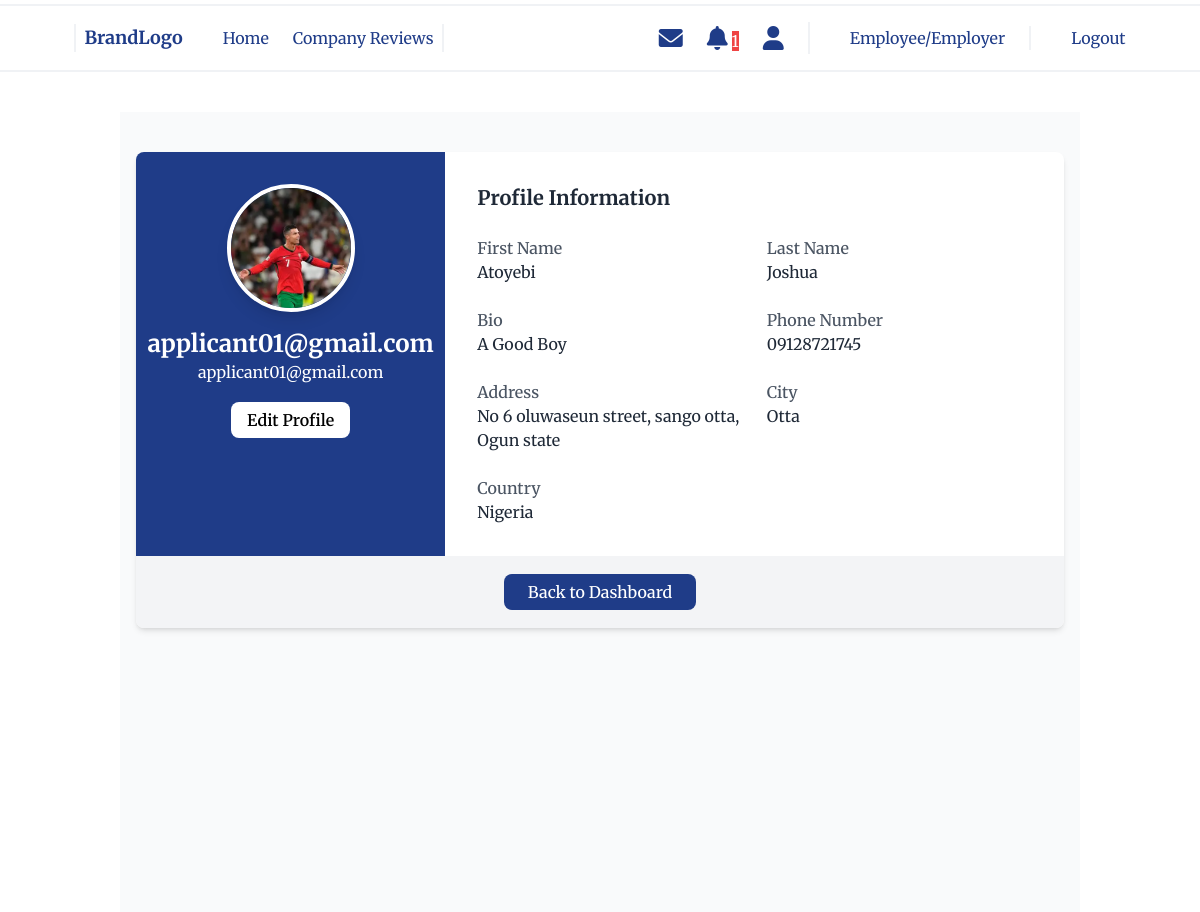
The app's page /account/profile_detail/ (signed in) with its own data.
### account/models.py (models this page shows, shortened)
class Profile(models.Model):
    user = models.OneToOneField(Account, on_delete=models.CASCADE, related_name='profile')
    bio = models.TextField(max_length=500,)
    profile_picture = models.ImageField(upload_to='profiles/', blank=True, null=True)
    phone_number = models.CharField(max_length=15, validators=[RegexValidator(r'^\+?1?\d{9,15}$')], blank=True)
    address = models.CharField(max_length=255,)
    firstname = models.CharField(max_length=255,)
    lastname = models.CharField(max_length=255,)
    username = models.CharField(max_length=255,)
    city = models.CharField(max_length=50,)
    country = models.CharField(max_length=50,)
    created_at = models.DateTimeField(auto_now_add=True)
    complete_profile = models.BooleanField(default=False)
    job_alerts = models.BooleanField(default=False)

class Account(AbstractUser):
    email = models.EmailField(unique=True)
    is_recruiter = models.BooleanField(default=False)
    is_applicant = models.BooleanField(default=False)
    has_company = models.BooleanField(default=False)
    has_resume = models.BooleanField(default=False)

### account/views.py (the view)
# urls.py: path('profile_detail/', views.profile_detail, name='profile_details'),
@login_required
def profile_detail(request):
    profile = get_object_or_404(Profile, user=request.user)
    return render(request, 'account/profile-details.html', {'profile': profile})

### notification/context_processors.py (called while the page is built)
def unread_notifications_count(request):
    if request.user.is_authenticated:
        return {
            'unread_notifications_count': request.user.notifications.filter(is_read=False).count()
        }
    return {}

### account/templates/account/profile-details.html (shortened to what this page needs)
{% extends 'base.html' %}
{% block main %}
<section class="min-h-screen bg-gray-50 py-10 px-4">
    <div class="max-w-6xl mx-auto bg-white shadow-md rounded-lg overflow-hidden">
        <div class="grid grid-cols-1 md:grid-cols-3">
            <div class="bg-primary p-8 flex flex-col items-center">
                {% if profile.profile_picture %}
                    <img src="{{ profile.profile_picture.url }}" alt="Profile Picture" class="w-32 h-32 rounded-full border-4 border-white shadow-lg mb-4">
                {% else %}
                    <div class="w-32 h-32 rounded-full bg-gray-200 flex justify-center items-center text-gray-700 text-xl font-semibold mb-4">
                        No Image
                    </div>
                {% endif %}
                <h1 class="text-2xl text-white font-bold">{{ profile.user.username }}</h1>
                <p class="text-white">{{ profile.user.email }}</p>
                <div class="mt-6">
                    <a href="{% url 'update_profile' %}" class="bg-white text-black font-semibold py-2 px-4 rounded-lg ">
                        Edit Profile
                    </a>
                </div>
            </div>
            <div class="col-span-2 p-8">
                <h2 class="text-xl font-bold text-gray-800 mb-6">Profile Information</h2>
                <div class="grid grid-cols-1 md:grid-cols-2 gap-6">
                    <div>
                        <p class="text-gray-600 font-medium">First Name</p>
                        <p class="text-gray-800">{{ profile.firstname }}</p>
                    </div>
                    <div>
                        <p class="text-gray-600 font-medium">Last Name</p>
                        <p class="text-gray-800">{{ profile.lastname }}</p>
                    </div>
                    <div>
                        <p class="text-gray-600 font-medium">Bio</p>
                        <p class="text-gray-800">{{ profile.bio }}</p>
                    </div>
                    <div>
                        <p class="text-gray-600 font-medium">Phone Number</p>
                        <p class="text-gray-800">{{ profile.phone_number }}</p>
                    </div>
                    <div>
                        <p class="text-gray-600 font-medium">Address</p>
                        <p class="text-gray-800">{{ profile.address }}</p>
                    </div>
                    <div>
                        <p class="text-gray-600 font-medium">City</p>
                        <p class="text-gray-800">{{ profile.city }}</p>
                    </div>
                    <div>
                        <p class="text-gray-600 font-medium">Country</p>
                        <p class="text-gray-800">{{ profile.country }}</p>
                    </div>
                </div>
            </div>
        </div>
        <div class="bg-gray-100 p-6 text-center">
            <a href="{% url 'dashboard' %}" class="bg-primary text-white py-2 px-6 rounded-lg font-medium">
                Back to Dashboard
            </a>
        </div>
    </div>
</section>
{% endblock %}

### records on screen
Profile: profile_picture (picture), user.username "applicant01@gmail.com", user.email "applicant01@gmail.com", firstname "Atoyebi", lastname "Joshua", bio "A Good Boy", phone_number "09128721745", address "No 6 oluwaseun street, sango otta, Ogun state", city "Otta", country "Nigeria"

### other values on screen
{{ unread_notifications_count }} "1"
